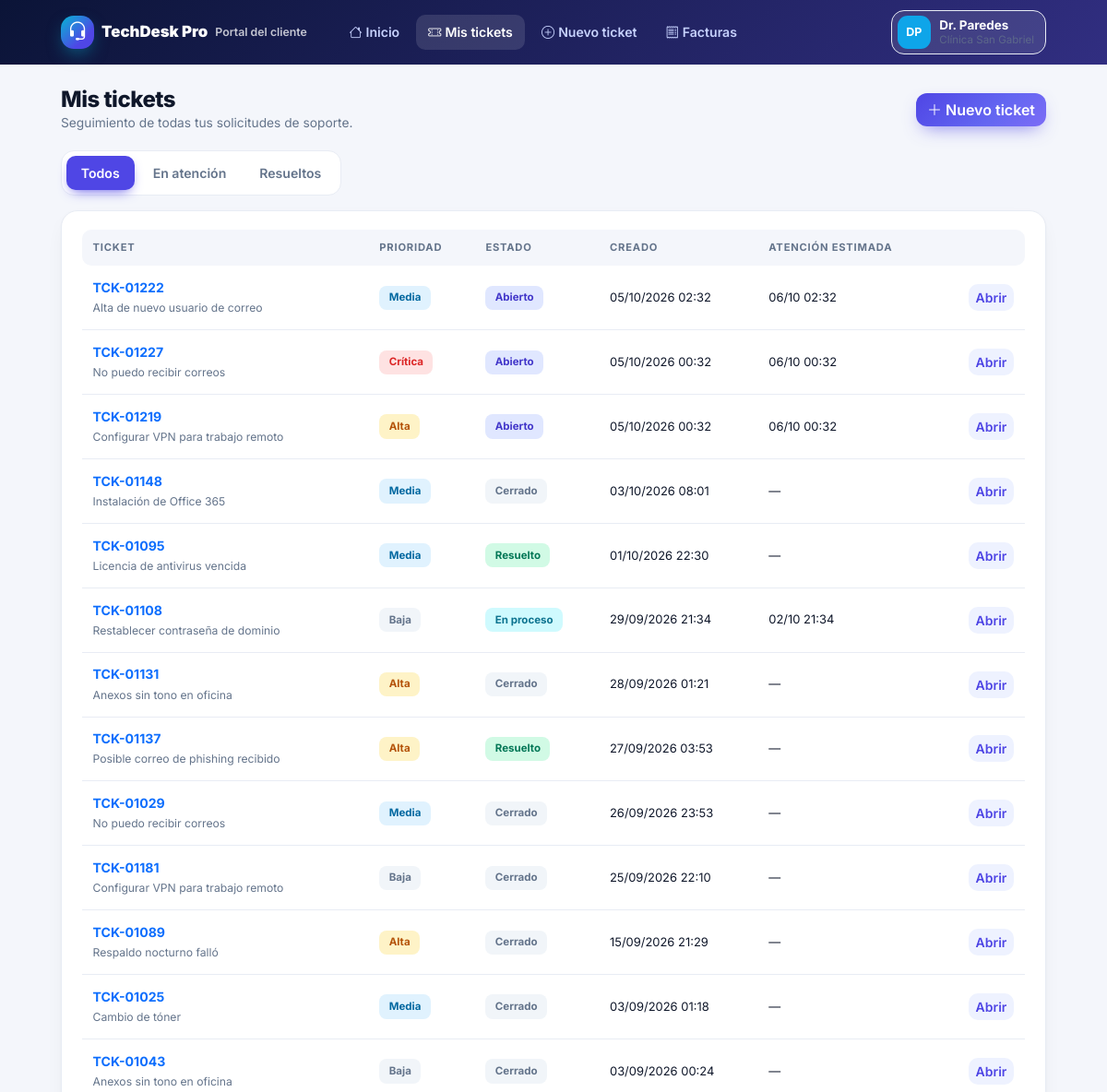
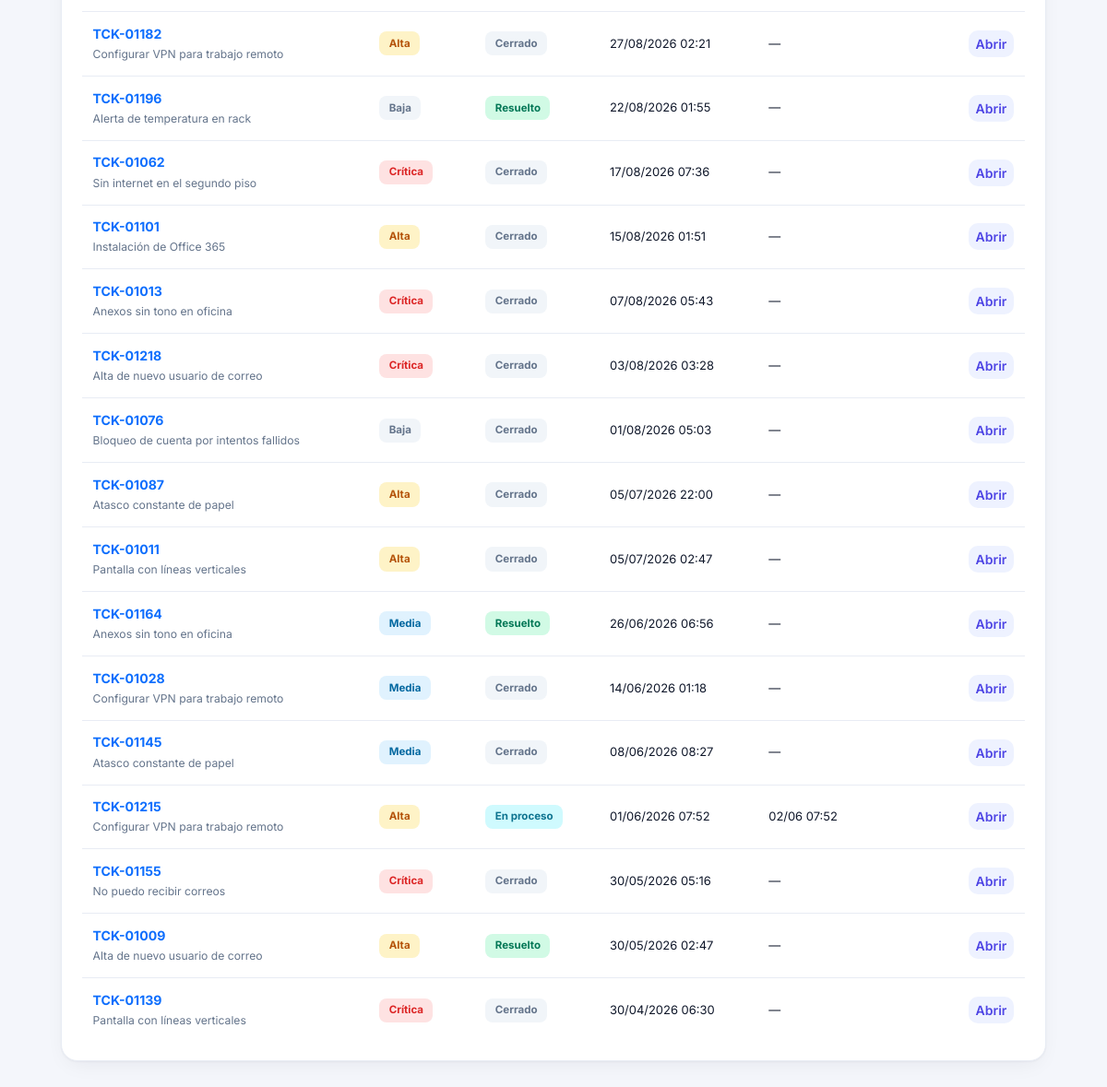
Screenshot of /portal/tickets (signed in) with the database file from the repository (2 pictures, top to bottom).
### tables this page shows
CREATE TABLE IF NOT EXISTS `clientes` (
  `id` int unsigned NOT NULL AUTO_INCREMENT,
  `razon_social` varchar(150) NOT NULL,
  `ruc` varchar(15) DEFAULT NULL,
  `rubro` varchar(80) DEFAULT NULL,
  `direccion` varchar(200) DEFAULT NULL,
  `telefono` varchar(25) DEFAULT NULL,
  `email` varchar(120) DEFAULT NULL,
  `contacto` varchar(100) DEFAULT NULL,
  `estado` tinyint(1) NOT NULL DEFAULT '1',
  `created_at` timestamp NULL DEFAULT CURRENT_TIMESTAMP,
  PRIMARY KEY (`id`)
);

CREATE TABLE IF NOT EXISTS `tickets` (
  `id` int unsigned NOT NULL AUTO_INCREMENT,
  `codigo` varchar(20) NOT NULL,
  `cliente_id` int unsigned NOT NULL,
  `activo_id` int unsigned DEFAULT NULL,
  `categoria_id` tinyint unsigned NOT NULL,
  `asunto` varchar(180) NOT NULL,
  `descripcion` text,
  `prioridad` enum('baja','media','alta','critica') NOT NULL DEFAULT 'media',
  `estado` enum('abierto','en_proceso','pendiente','resuelto','cerrado') NOT NULL DEFAULT 'abierto',
  `canal` enum('web','correo','telefono','whatsapp','presencial') NOT NULL DEFAULT 'web',
  `tecnico_id` int unsigned DEFAULT NULL,
  `creado_por` int unsigned DEFAULT NULL,
  `fecha_limite` datetime DEFAULT NULL,
  `resuelto_at` datetime DEFAULT NULL,
  `created_at` datetime NOT NULL DEFAULT CURRENT_TIMESTAMP,
  `updated_at` datetime NOT NULL DEFAULT CURRENT_TIMESTAMP ON UPDATE CURRENT_TIMESTAMP,
  PRIMARY KEY (`id`),
  UNIQUE KEY `codigo` (`codigo`),
  KEY `idx_estado` (`estado`),
  KEY `idx_created` (`created_at`),
  KEY `cliente_id` (`cliente_id`),
  KEY `categoria_id` (`categoria_id`),
  KEY `tecnico_id` (`tecnico_id`),
  KEY `activo_id` (`activo_id`),
  CONSTRAINT `tickets_ibfk_1` FOREIGN KEY (`cliente_id`) REFERENCES `clientes` (`id`),
  CONSTRAINT `tickets_ibfk_2` FOREIGN KEY (`categoria_id`) REFERENCES `categorias` (`id`),
  CONSTRAINT `tickets_ibfk_3` FOREIGN KEY (`tecnico_id`) REFERENCES `usuarios` (`id`) ON DELETE SET NULL,
  CONSTRAINT `tickets_ibfk_4` FOREIGN KEY (`activo_id`) REFERENCES `activos` (`id`) ON DELETE SET NULL
);

### app/controllers/PortalController.php (called while the page is built, shortened)
<?php
class PortalController extends Controller
{
    private int $cid = 0;
    private PDO $db;
    public function __construct() { $this->db = Database::conn(); }
    private function guard(): array
    {
        $this->requireAuth(); $u = Auth::user();
        $c = $this->db->prepare('SELECT c.* FROM usuarios u JOIN clientes c ON c.id=u.cliente_id WHERE u.id=? AND u.estado=1'); $c->execute([$u['id']]); $cli = $c->fetch();
        $this->cid = (int)$cli['id'];
        return $cli;
    }
    private function all(string $sql, array $p = []): array { $s = $this->db->prepare($sql); $s->execute($p); return $s->fetchAll(); }
    private function vista(string $view, array $data, string $title, array $cli): void
    {
        $u = Auth::user(); extract($data); ob_start(); require APP_PATH . "/views/portal/$view.php"; $content = ob_get_clean();
        $pageTitle = $title; $u = Auth::user(); require APP_PATH . '/views/layouts/portal.php';
    }
    public function tickets(): void
    {
        $cli = $this->guard(); $est = $_GET['estado'] ?? ''; $w = 'cliente_id=?'; $p = [$this->cid];
        $this->vista('tickets', ['rows' => $this->all("SELECT id, codigo, asunto, estado, prioridad, created_at, fecha_limite FROM tickets WHERE $w ORDER BY created_at DESC LIMIT 100", $p), 'est' => $est], 'Mis tickets', $cli);
    }
}

### index.php (called while the page is built, shortened)
<?php
require ROOT_PATH . '/core/helpers.php';
require ROOT_PATH . '/core/Database.php';
require ROOT_PATH . '/core/Auth.php';
try {
    (new App())->run();
} catch (PDOException $e) {
    http_response_code(500);
    echo '<!doctype html><meta charset="utf-8"><body style="font-family:system-ui;padding:48px;max-width:640px;margin:auto">'
       . '<h2>No se pudo conectar a la base de datos</h2>'
       . '<p>Ejecuta primero el instalador: <a href="' . BASE_URL . '/install.php">install.php</a></p>'
       . '<pre style="background:#f3f4f6;padding:12px;border-radius:8px;white-space:pre-wrap">' . htmlspecialchars($e->getMessage()) . '</pre></body>';
}

### core/Database.php (called while the page is built)
<?php
class Database
{
    private static ?PDO $pdo = null;
    public static function conn(): PDO
    {
        if (self::$pdo === null) {
            $dsn = 'mysql:host=' . DB_HOST . ';port=' . DB_PORT . ';dbname=' . DB_NAME . ';charset=utf8mb4';
            self::$pdo = new PDO($dsn, DB_USER, DB_PASS, [
                PDO::ATTR_ERRMODE            => PDO::ERRMODE_EXCEPTION,
                PDO::ATTR_DEFAULT_FETCH_MODE => PDO::FETCH_ASSOC,
                PDO::ATTR_EMULATE_PREPARES   => false,
            ]);
        }
        return self::$pdo;
    }
}

### core/Auth.php (called while the page is built, shortened)
<?php
class Auth
{
    public static function check(): bool { return !empty($_SESSION['user']); }
    public static function user(): ?array { return $_SESSION['user'] ?? null; }
}

### app/views/portal/tickets.php (the view)
<div class="page-head"><div><h1>Mis tickets</h1><p>Seguimiento de todas tus solicitudes de soporte.</p></div><a href="<?= url('portal/nuevo') ?>" class="btn btn-brand"><i class="bi bi-plus-lg me-1"></i>Nuevo ticket</a></div>
<div class="seg mb-3"><?php foreach (['' => 'Todos', 'abiertos' => 'En atención', 'resueltos' => 'Resueltos'] as $k => $v): ?><a class="<?= $est === $k ? 'on' : '' ?>" href="<?= url('portal/tickets' . ($k ? "?estado=$k" : '')) ?>"><?= $v ?></a><?php endforeach; ?></div>
<div class="card-ui"><div class="table-responsive"><table class="table-ui"><thead><tr><th>Ticket</th><th>Prioridad</th><th>Estado</th><th>Creado</th><th>Atención estimada</th><th></th></tr></thead><tbody>
<?php foreach ($rows as $t): ?><tr><td class="cell-main"><a href="<?= url('portal/ticket/' . $t['id']) ?>"><b><?= e($t['codigo']) ?></b></a><small><?= e(mb_strimwidth($t['asunto'], 0, 60, '…')) ?></small></td><td><?= prio_pill($t['prioridad']) ?></td><td><?= estado_pill($t['estado']) ?></td><td class="small"><?= fdate($t['created_at'], 'd/m/Y H:i') ?></td><td class="small"><?= in_array($t['estado'], ['resuelto', 'cerrado']) ? '—' : fdate($t['fecha_limite'], 'd/m H:i') ?></td><td class="text-end"><a href="<?= url('portal/ticket/' . $t['id']) ?>" class="btn btn-soft btn-sm">Abrir</a></td></tr>
<?php endforeach; if (!$rows): ?><tr><td colspan="6" class="empty-row"><i class="bi bi-inbox"></i>No hay tickets.</td></tr><?php endif; ?></tbody></table></div></div>

### core/helpers.php (shortened to what this page needs)
<?php
function e($v): string { return htmlspecialchars((string)$v, ENT_QUOTES, 'UTF-8'); }
function url(string $p = ''): string { return BASE_URL . '/' . ltrim($p, '/'); }
function asset(string $p): string { return BASE_URL . '/assets/' . ltrim($p, '/'); }
function iniciales(string $n): string {
    $p = preg_split('/\s+/', trim($n)); $i = mb_substr($p[0] ?? '', 0, 1);
    if (count($p) > 1) $i .= mb_substr(end($p), 0, 1);
    return mb_strtoupper($i);
}
function pill(string $text, string $class = 'muted'): string { return '<span class="pill pill-' . e($class) . '">' . e($text) . '</span>'; }
function fdate($d, ?string $fmt = null): string { return $d ? date($fmt ?? cfg('formato_fecha', 'd/m/Y'), strtotime($d)) : '—'; }
function logo_url(): ?string { return cfg('empresa_logo_ver') !== '' ? url('empresa/logo?v=' . cfg('empresa_logo_ver')) : null; }
function brand_mark(string $style = ''): string
{
    $l = logo_url();
    return '<span class="brand-mark' . ($l ? ' has-logo' : '') . '"' . ($style ? ' style="' . $style . '"' : '') . '>' . ($l ? '<img src="' . e($l) . '" alt="">' : '<i class="bi bi-headset"></i>') . '</span>';
}
function empresa_nombre(): string { return cfg('empresa_nombre', APP_NAME); }
function prio_pill(string $p): string {
    $c = ['critica' => 'danger', 'alta' => 'warning', 'media' => 'info', 'baja' => 'muted'][$p] ?? 'muted';
    return pill(PRIORIDADES[$p] ?? $p, $c);
}
function estado_pill(string $e): string {
    $c = ['abierto' => 'soft-primary', 'en_proceso' => 'soft-info', 'pendiente' => 'soft-warning', 'resuelto' => 'success', 'cerrado' => 'muted'][$e] ?? 'muted';
    return pill(ESTADOS_TK[$e] ?? $e, $c);
}
function cfg(string $clave, $defecto = '')
{
    static $c = null;
    if ($c === null) {
        try { $c = array_column(Database::conn()->query('SELECT clave, valor FROM configuracion WHERE clave <> \'empresa_logo_data\'')->fetchAll(PDO::FETCH_NUM), 1, 0); }
        catch (Throwable $e) { $c = []; }
    }
    return isset($c[$clave]) && $c[$clave] !== '' ? $c[$clave] : $defecto;
}
function EmpresaController_colores(string $k): ?array
{
    $m = ['azul' => ['#2563eb', '#3b82f6'], 'cian' => ['#0891b2', '#06b6d4'], 'esmeralda' => ['#059669', '#10b981'], 'violeta' => ['#7c3aed', '#8b5cf6'], 'rosa' => ['#e11d48', '#f43f5e'], 'naranja' => ['#ea580c', '#f97316'], 'pizarra' => ['#334155', '#475569']];
    return $m[$k] ?? null;
}
function brand_css(): string
{
    $c = EmpresaController_colores(cfg('color_marca', 'indigo')); if (!$c) return '';
    return '<style>:root{--brand:' . $c[0] . ';--brand-2:' . $c[1] . ';--brand-soft:color-mix(in srgb,' . $c[0] . ' 11%,transparent)}[data-theme=dark]{--brand-soft:color-mix(in srgb,' . $c[1] . ' 18%,transparent)}</style>';
}

### app/views/layouts/portal.php (shortened to what this page needs)
<!doctype html>
<html lang="es"><head><meta charset="utf-8"><meta name="viewport" content="width=device-width, initial-scale=1">
<link href="https://cdn.jsdelivr.net/npm/bootstrap@5.3.3/dist/css/bootstrap.min.css" rel="stylesheet">
<link href="https://cdn.jsdelivr.net/npm/bootstrap-icons@1.11.3/font/bootstrap-icons.min.css" rel="stylesheet">
<link href="<?= asset('css/app.css') ?>" rel="stylesheet">
</head><body style="background:var(--bg)">
<?php $act = strtolower(explode('/', trim($_GET['url'] ?? 'portal', '/'))[1] ?? 'index'); $nav = ['index' => ['Inicio', 'bi-house'], 'tickets' => ['Mis tickets', 'bi-ticket-perforated'], 'nuevo' => ['Nuevo ticket', 'bi-plus-circle'], 'facturas' => ['Facturas', 'bi-receipt']]; ?>
<header class="pt-nav"><div class="pt-wrap d-flex align-items-center gap-3 flex-wrap" style="padding-top:.7rem;padding-bottom:.7rem">
  <a href="<?= url('portal') ?>" class="d-flex align-items-center gap-2 text-white p-0"><?= brand_mark("width:36px;height:36px") ?><b style="font-size:1.05rem"><?= e(empresa_nombre()) ?></b><small class="opacity-75 d-none d-sm-inline">Portal del cliente</small></a>
  <nav class="d-flex gap-1 flex-wrap ms-md-3"><?php foreach ($nav as $k => $n): $href = $k === 'index' ? 'portal' : 'portal/' . $k; ?><a href="<?= url($href) ?>" class="<?= $act === $k || ($k === 'index' && $act === '') ? 'on' : '' ?>"><i class="bi <?= $n[1] ?> me-1"></i><?= $n[0] ?></a><?php endforeach; ?></nav>
  <div class="ms-auto dropdown"><button class="user-btn" data-bs-toggle="dropdown" style="background:#ffffff1a;color:#fff"><span class="avatar" style="background:<?= e($u['color']) ?>"><?= e(iniciales($u['nombre'])) ?></span><span class="d-none d-md-block text-start lh-sm"><b><?= e($u['nombre']) ?></b><small class="d-block opacity-75"><?= e($cli['razon_social']) ?></small></span></button>
    </div>
</div></header>
<main class="pt-wrap"><?= $content ?></main>
</body></html>

### assets/css/app.css (style rules this page uses)
:root { --brand:#4f46e5; --brand-2:#6366f1; --brand-3:#06b6d4; --brand-soft:#eef2ff; --bg:#f4f6fb; --card:#ffffff; --ink:#0f172a; --muted:#64748b; --line:#e8ecf4; --sb-bg:#0b1437; --sb-bg2:#101a4a; --sb-ink:#aab4d6; --sb-w:272px; --sb-w-c:78px; --shadow:0 1px 2px rgba(15,23,42,.04),0 8px 24px -8px rgba(15,23,42,.08); --radius:18px; }
* { box-sizing:border-box }
body { font-family:'Inter',system-ui,-apple-system,Segoe UI,sans-serif;background:var(--bg);color:var(--ink);font-size:.925rem;-webkit-font-smoothing:antialiased }
a { text-decoration:none }
.btn-brand { background:linear-gradient(135deg,var(--brand),var(--brand-2) 60%,#7c6cf6);color:#fff;border:0;font-weight:600;border-radius:12px;box-shadow:0 8px 20px -8px rgba(79,70,229,.7);transition:.2s }
.btn-soft { background:var(--brand-soft);color:var(--brand);font-weight:600;border-radius:10px;border:0 }
.pill { display:inline-block;white-space:nowrap;font-size:.72rem;font-weight:700;padding:.28rem .65rem;border-radius:8px }
.pill-danger { background:#fee2e2;color:#dc2626 }
.pill-warning { background:#fef3c7;color:#b45309 }
.pill-info { background:#e0f2fe;color:#0369a1 }
.pill-muted { background:#f1f5f9;color:#64748b }
.pill-soft-primary { background:#e0e7ff;color:#4338ca }
.pill-soft-info { background:#cffafe;color:#0e7490 }
.brand-mark { width:44px;height:44px;border-radius:14px;background:linear-gradient(135deg,var(--brand-3),var(--brand) 70%);display:grid;place-items:center;font-size:1.35rem;color:#fff;box-shadow:0 8px 20px -6px rgba(6,182,212,.6);flex:none }
.user-btn { display:flex;align-items:center;gap:.6rem;background:var(--card);border:1px solid var(--line);border-radius:14px;padding:.3rem .75rem .3rem .35rem;color:var(--ink) }
.user-btn b { font-size:.84rem;display:block }
.user-btn small { font-size:.72rem;color:var(--muted) }
.avatar { width:36px;height:36px;border-radius:11px;display:inline-grid;place-items:center;color:#fff;font-weight:700;font-size:.78rem;flex:none }
.card-ui { background:var(--card);border:1px solid var(--line);border-radius:var(--radius);padding:1.25rem 1.35rem;box-shadow:var(--shadow) }
.table-ui { width:100%;border-collapse:separate;border-spacing:0 }
.table-ui th { font-size:.7rem;text-transform:uppercase;letter-spacing:.07em;color:var(--muted);font-weight:700;padding:.7rem .75rem;background:var(--bg);white-space:nowrap }
.table-ui th:first-child { border-radius:10px 0 0 10px }
.table-ui th:last-child { border-radius:0 10px 10px 0 }
.table-ui td { padding:.8rem .75rem;border-bottom:1px solid var(--line);vertical-align:middle }
.table-ui tbody tr:last-child td { border-bottom:0 }
.pill-success { background:#d1fae5;color:#047857 }
.page-head { display:flex;justify-content:space-between;align-items:center;gap:1rem;flex-wrap:wrap;margin-bottom:1.25rem }
.page-head h1 { font-size:1.5rem;font-weight:800;letter-spacing:-.5px;margin:0 }
.page-head p { margin:0;color:var(--muted);font-size:.86rem }
.table-ui td.cell-main b { display:block;font-size:.88rem }
.table-ui td.cell-main small { color:var(--muted);font-size:.76rem }
.table-ui td.text-end,.table-ui td.text-end { white-space:nowrap }
.seg { display:inline-flex;background:var(--bg);border-radius:10px;padding:3px }
.seg a { display:inline-flex;align-items:center;gap:.3rem;padding:.3rem .8rem;border-radius:8px;font-size:.78rem;font-weight:600;color:var(--muted);text-decoration:none }
.seg a.on { background:var(--card);color:var(--brand);box-shadow:var(--shadow) }
.seg { display:inline-flex;gap:.25rem;background:var(--card,#fff);border:1px solid var(--line);border-radius:14px;padding:.3rem;flex-wrap:wrap }
.seg a { display:inline-flex;gap:.45rem;align-items:center;padding:.5rem 1rem;border-radius:10px;font-weight:600;font-size:.88rem;color:var(--muted);text-decoration:none }
.seg a.on { background:var(--brand);color:#fff;box-shadow:0 6px 14px -6px var(--brand) }

### app/views/layouts/portal.php (style rules this page uses)
.pt-nav { background:linear-gradient(135deg,#0b1437,#312e81);color:#fff }
.pt-nav a { color:#c7d2fe;text-decoration:none;font-weight:600;font-size:.88rem;padding:.5rem .85rem;border-radius:10px }
.pt-nav a:hover,.pt-nav a.on { background:#ffffff1f;color:#fff }
.pt-wrap { max-width:1100px;margin:0 auto;padding:1.5rem 1rem 3rem }

### rows the page displays
clientes: razon_social "Clínica San Gabriel"
tickets: codigo "TCK-01222", asunto "Alta de nuevo usuario de correo", text "Media Abierto", created_at "05/10/2026 02:32", fecha_limite "06/10 02:32"
tickets: codigo "TCK-01227", asunto "No puedo recibir correos", text "Crítica Abierto", created_at "05/10/2026 00:32", fecha_limite "06/10 00:32"
tickets: codigo "TCK-01219", asunto "Configurar VPN para trabajo remoto", text "Alta Abierto", created_at "05/10/2026 00:32", fecha_limite "06/10 00:32"
tickets: codigo "TCK-01148", asunto "Instalación de Office 365", text "Media Cerrado", created_at "03/10/2026 08:01"
tickets: codigo "TCK-01095", asunto "Licencia de antivirus vencida", text "Media Resuelto", created_at "01/10/2026 22:30"
tickets: codigo "TCK-01108", asunto "Restablecer contraseña de dominio", text "Baja En proceso", created_at "29/09/2026 21:34", fecha_limite "02/10 21:34"
tickets: codigo "TCK-01131", asunto "Anexos sin tono en oficina", text "Alta Cerrado", created_at "28/09/2026 01:21"
tickets: codigo "TCK-01137", asunto "Posible correo de phishing recibido", text "Alta Resuelto", created_at "27/09/2026 03:53"
tickets: codigo "TCK-01029", asunto "No puedo recibir correos", text "Media Cerrado", created_at "26/09/2026 23:53"
tickets: codigo "TCK-01181", asunto "Configurar VPN para trabajo remoto", text "Baja Cerrado", created_at "25/09/2026 22:10"
tickets: codigo "TCK-01089", asunto "Respaldo nocturno falló", text "Alta Cerrado", created_at "15/09/2026 21:29"
tickets: codigo "TCK-01025", asunto "Cambio de tóner", text "Media Cerrado", created_at "03/09/2026 01:18"
tickets: codigo "TCK-01043", asunto "Anexos sin tono en oficina", text "Baja Cerrado", created_at "03/09/2026 00:24"
tickets: codigo "TCK-01182", asunto "Configurar VPN para trabajo remoto", text "Alta Cerrado", created_at "27/08/2026 02:21"
tickets: codigo "TCK-01196", asunto "Alerta de temperatura en rack", text "Baja Resuelto", created_at "22/08/2026 01:55"
tickets: codigo "TCK-01062", asunto "Sin internet en el segundo piso", text "Crítica Cerrado", created_at "17/08/2026 07:36"
tickets: codigo "TCK-01101", asunto "Instalación de Office 365", text "Alta Cerrado", created_at "15/08/2026 01:51"
tickets: codigo "TCK-01013", asunto "Anexos sin tono en oficina", text "Crítica Cerrado", created_at "07/08/2026 05:43"
tickets: codigo "TCK-01218", asunto "Alta de nuevo usuario de correo", text "Crítica Cerrado", created_at "03/08/2026 03:28"
tickets: codigo "TCK-01076", asunto "Bloqueo de cuenta por intentos fallidos", text "Baja Cerrado", created_at "01/08/2026 05:03"
tickets: codigo "TCK-01087", asunto "Atasco constante de papel", text "Alta Cerrado", created_at "05/07/2026 22:00"
tickets: codigo "TCK-01011", asunto "Pantalla con líneas verticales", text "Alta Cerrado", created_at "05/07/2026 02:47"
tickets: codigo "TCK-01164", asunto "Anexos sin tono en oficina", text "Media Resuelto", created_at "26/06/2026 06:56"
tickets: codigo "TCK-01028", asunto "Configurar VPN para trabajo remoto", text "Media Cerrado", created_at "14/06/2026 01:18"
tickets: codigo "TCK-01145", asunto "Atasco constante de papel", text "Media Cerrado", created_at "08/06/2026 08:27"
tickets: codigo "TCK-01215", asunto "Configurar VPN para trabajo remoto", text "Alta En proceso", created_at "01/06/2026 07:52", fecha_limite "02/06 07:52"
tickets: codigo "TCK-01155", asunto "No puedo recibir correos", text "Crítica Cerrado", created_at "30/05/2026 05:16"
tickets: codigo "TCK-01009", asunto "Alta de nuevo usuario de correo", text "Alta Resuelto", created_at "30/05/2026 02:47"
tickets: codigo "TCK-01139", asunto "Pantalla con líneas verticales", text "Crítica Cerrado", created_at "30/04/2026 06:30"

### other values shown
empresa_nombre() "TechDesk Pro"
$n[0] "Inicio"
$n[0] "Mis tickets"
$n[0] "Nuevo ticket"
$n[0] "Facturas"
iniciales($u['nombre']) "DP"
$u['nombre'] "Dr. Paredes"
$v "Todos"
$v "En atención"
$v "Resueltos"
